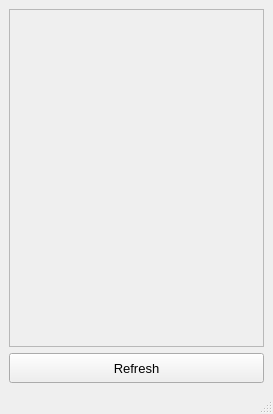
<?xml version="1.0" encoding="UTF-8"?>
<ui version="4.0">
 <class>MainWindow</class>
 <widget class="QMainWindow" name="MainWindow">
  <property name="geometry">
   <rect>
    <x>0</x>
    <y>0</y>
    <width>273</width>
    <height>414</height>
   </rect>
  </property>
  <property name="windowTitle">
   <string>Pass Info</string>
  </property>
  <widget class="QWidget" name="centralwidget">
   <layout class="QGridLayout" name="gridLayout">
    <item row="0" column="0">
     <widget class="QScrollArea" name="scrollArea">
      <property name="widgetResizable">
       <bool>true</bool>
      </property>
      <widget class="QWidget" name="scrollAreaWidgetContents">
       <property name="geometry">
        <rect>
         <x>0</x>
         <y>0</y>
         <width>253</width>
         <height>315</height>
        </rect>
       </property>
       <layout class="QVBoxLayout" name="passesLayout"/>
      </widget>
     </widget>
    </item>
    <item row="1" column="0">
     <widget class="QPushButton" name="refreshButton">
      <property name="minimumSize">
       <size>
        <width>0</width>
        <height>30</height>
       </size>
      </property>
      <property name="font">
       <font>
        <pointsize>10</pointsize>
       </font>
      </property>
      <property name="text">
       <string>Refresh</string>
      </property>
     </widget>
    </item>
   </layout>
  </widget>
  <widget class="QMenuBar" name="menubar">
   <property name="geometry">
    <rect>
     <x>0</x>
     <y>0</y>
     <width>273</width>
     <height>22</height>
    </rect>
   </property>
  </widget>
  <widget class="QStatusBar" name="statusbar"/>
 </widget>
 <resources/>
 <connections/>
</ui>
